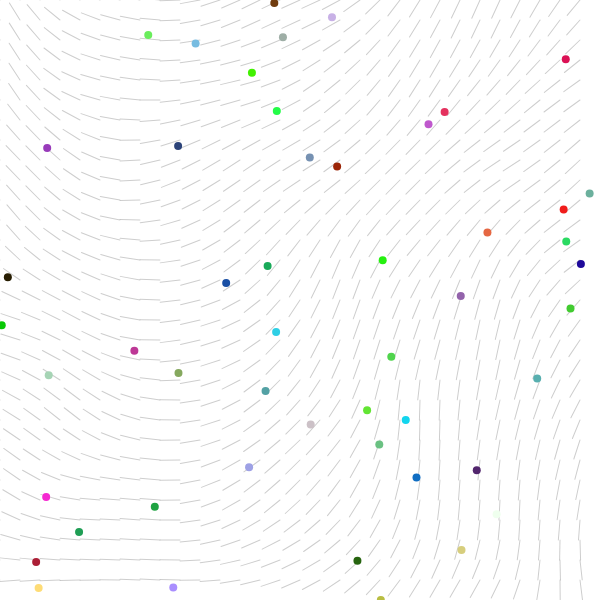
Frame 1 (no input)
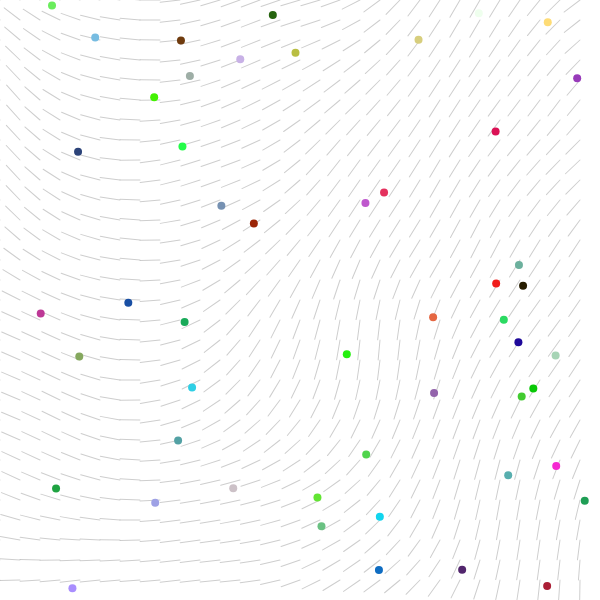
Frame 60 (no input)
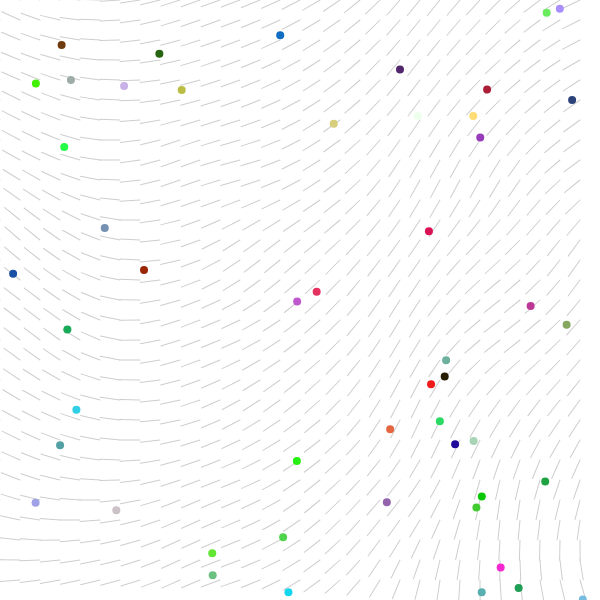
Frame 120 (the mouse pressed at the canvas centre since frame 60)

The p5.js sketch that drew these frames (run headless with seeded random() and noise() and a simulated clock; from frame 60 on, the mouse is pressed at the canvas centre):

// p5.js sketch
// ── sketch.js
// 3D Perlin noise flow chart with vehicles

let inc = 0.03;
let scl = 20; // cutting the canvass into boxes per 20 pixels
let cols;
let rows;
let parts = 50;

let zoff = 0; // 3rd dimension (slices of noise values which will change through time)
let particles = [];
let flowfield = []
let fr;

function setup() {
	createCanvas(600, 600);
	cols = floor(width/scl);
	rows = floor(height/scl);

	for (let i = 0; i < parts; i++) {
		particles.push(new Particle());
	}
	fr = createP('');
}

function draw() {
	background(255);
	let yoff = 0;
	for (let y = 0; y < rows; y++) {
		let xoff = 0
		for (let x = 0; x < cols; x++) {
			let index = (x + y * cols);
			let angle = noise(xoff, yoff, zoff) * TWO_PI; // 3D Perlin noise values
			let v = p5.Vector.fromAngle(angle);
			v.setMag(0.1); //
			flowfield[index] = v; // store each flowfield box in an array (which updates on draw), so particles can reference them
			stroke(0, 50);
			push();
			translate(x * scl, y * scl); // translate to top left corner of each box as reference point
			rotate(v.heading()); // rotate by the angle of the Perlin noise vector
			line(0, 0, scl, 0); // draw a line across top of box (comment out rotate() line above to see)
			pop();
			xoff += inc;
			// rect(x * scl, y * scl, scl, scl);
		}
		yoff += inc;
		zoff += 0.0001;
	}
  for (let i = 0; i < parts; i++) {
		particles[i].follow(flowfield); // particle will look up what field its on and apply the force
		particles[i].update();
		particles[i].show();
		particles[i].edges();
	}
	// fr.html(floor(frameRate())); // frameRate
}


class Particle {
	constructor() {
		this.pos = createVector(random(width), random(height));
		this.vel = createVector(0, 0);
		this.acc = createVector(0, 0);
		this.maxspeed = 2;
		this.col = color(random(255), random(255), random(255));
	}

	follow(vectors) { // flowfield array is passed in
		let x = floor(this.pos.x / scl);
		let y = floor(this.pos.y / scl);
		let index = x + y * cols; // find the array index the particle is on
		let force = vectors[index];
		this.applyForce(force);
	}

	update() {
		this.vel.add(this.acc);
		this.vel.limit(this.maxspeed);
		this.pos.add(this.vel);
		this.acc.mult(0);
	}

	applyForce(force) {
		this.acc.add(force);
	}

	show() {
		noStroke();
		fill(this.col);
		ellipse(this.pos.x, this.pos.y, 8, 8);
	}

	edges() {
		if (this.pos.x > width) {
			this.pos.x = 0;
		}
		if (this.pos.x < 0) {
			this.pos.x = width;
		}
		if (this.pos.y > height) {
			this.pos.y = 0;
		}
		if (this.pos.y < 0) {
			this.pos.y = height;
		}
	}
}
